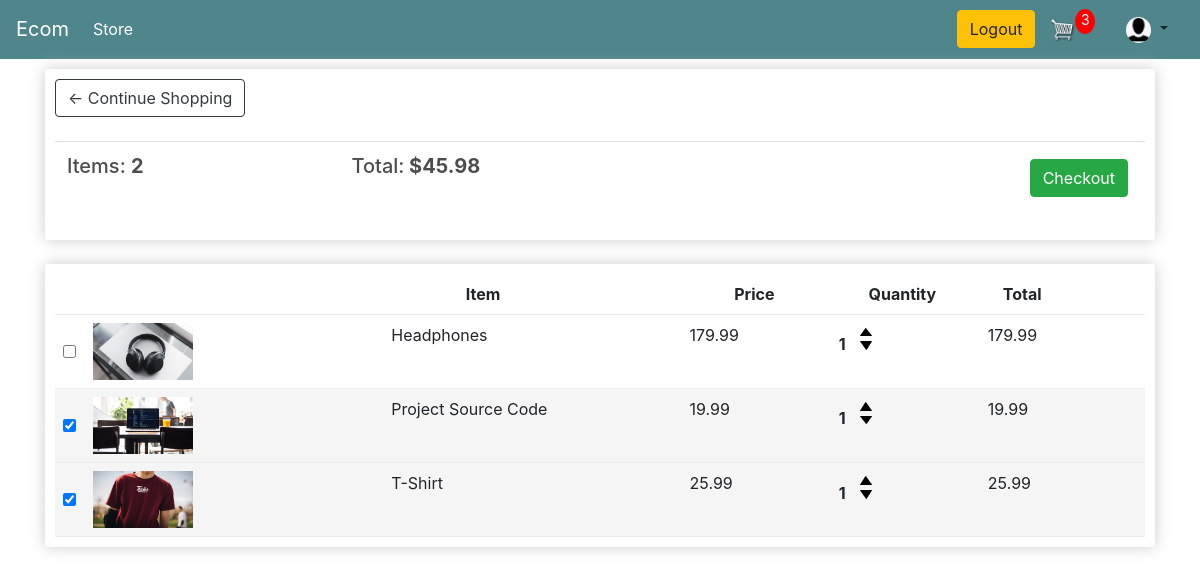
/cart/ (signed in), run on an earlier commit of the app's database.
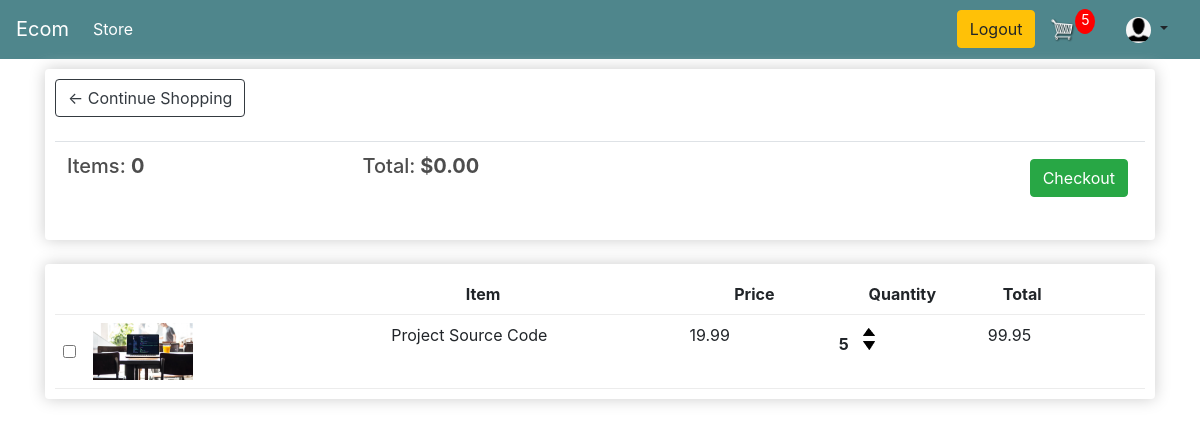
And on a later commit of the database.
### store/models.py (models this page shows, shortened)
class Customer(models.Model):
    id = models.AutoField(primary_key=True)
    user = models.OneToOneField(User, on_delete=models.CASCADE, default='', related_name='customer', null=True)
    name = models.CharField(max_length=200, null=True)
    email = models.EmailField(max_length=200, null=True)
    image = models.ImageField(default = 'default.png', upload_to = "profile_pics")

class Cart(models.Model):
    customer = models.ForeignKey(Customer, on_delete=models.SET_NULL, null=True, blank=True)
    created = models.DateTimeField(auto_now_add=True)
    modified = models.DateTimeField(auto_now=True)
    transaction_id = models.CharField(max_length=100, null=True)
    @property
    def get_cart_total(self):
        cart_items = self.cartitem_set.filter(is_checked = True)
        total = sum([item.get_total for item in cart_items])
        return total
    @property
    def get_all_cart_item_count(self):
        cart_items = self.cartitem_set.all()
        total = sum([item.quantity for item in cart_items])
        return total
    @property
    def get_checked_item_count(self):
        cart_items = self.cartitem_set.filter(is_checked = True)
        total = sum([item.quantity for item in cart_items])
        return total

class CartItem(models.Model):
    product = models.ForeignKey(Product, on_delete=models.SET_NULL, null=True, blank=True)
    cart = models.ForeignKey(Cart, on_delete=models.SET_NULL, null=True, blank=True)
    quantity = models.IntegerField(default=0, null=True, blank=True)
    is_checked = models.BooleanField(default=True)
    date_added = models.DateTimeField(auto_now_add=True)
    @property
    def get_total(self):
        return self.quantity * self.product.price

class Product(models.Model):
    name = models.CharField(max_length=200, null=True)
    price = models.FloatField()
    discount_price = models.FloatField(default=0.0)
    digital = models.BooleanField(default=False, null=True, blank=True)
    image = models.ImageField(null=True, blank=True)
    order_limit = models.IntegerField(default=50)
    @property
    def imageURL(self):
        try:
            url = self.image.url
        except:
            url = ''
        return url

### store/views.py (the view)
# urls.py: path('cart/', store_views.cart, name = 'cart'),
def cart(request):
    cookieData = cartData(request = request)
    noOfCartItems = cookieData['noOfCartItems']
    cart = cookieData['cart']
    items = cookieData['items']
    context={ 'items': items, 'cart': cart, 'noOfCartItems':  noOfCartItems }
    if not request.user.is_authenticated:
        messages.success(request, "Guest Checkout Feature!! You can now order without Login into the site! If all the cart-items are digital, you will not have to give your shipping address also!")
    return render(request, 'store/cart.html', context)

### store/utils.py (called while the page is built)
def cartData(request):
    if request.user.is_authenticated:
        customer = request.user.customer
        cart, created = Cart.objects.get_or_create(customer = customer)
        items = cart.cartitem_set.all()
        noOfCartItems = cart.get_all_cart_item_count
    else:
        cookieData = cookieCart(request = request)
        noOfCartItems = cookieData['noOfCartItems']
        cart = cookieData['cart']
        items = cookieData['items']
    return {
        'noOfCartItems': noOfCartItems,
        'cart': cart,
        'items': items
    }

### templates/store/cart.html (shortened to what this page needs)
{% extends 'store/main.html' %}
{% load static %}
{% block content %}
    <div class="row">
        <div class="col-lg-12">
            <div class="box-element">
                <a  class="btn btn-outline-dark" href="{% url 'store' %}">&#x2190; Continue Shopping</a>
                <br>
                <br>
                <table class="table">
                    <tr>
                        <th><h5>Items: <strong>{{ cart.get_checked_item_count }} </strong></h5></th>
                        <th><h5>Total:<strong> ${{cart.get_cart_total|floatformat:2}} </strong></h5></th>
                        <th>
                            <a id="checkout-button"  style="float:right; margin:5px;" class="btn btn-success" href="{% url 'checkout' %}">Checkout</a>
                        </th>
                    </tr>
                </table>
            </div>
            <br>
            <div class="box-element">
                <div class="cart-row p-2 m-0">
                    <div style="flex:1"></div>
                    <div style="flex:2"></div>
                    <div style="flex:2"><strong>Item</strong></div>
                    <div style="flex:1"><strong>Price</strong></div>
                    <div style="flex:1"><strong>Quantity</strong></div>
                    <div style="flex:1"><strong>Total</strong></div>
                </div>
                {% for item in items %}
                    {% if item.is_checked %}
                    <div class="cart-row p-2 m-0" style="background-color:#f5f5f5;">
                    {% else %}
                    <div class="cart-row p-2 m-0">
                    {% endif %}
                        <div class="form-check form-check-inline">
                            {% if item.is_checked %}
                                <input  data-product={{item.product.id}} data-action="check-uncheck" class="form-check-input update-cart checked" type="checkbox" id="id_{{item.product.id}}" value="{{item.product.id}}" checked>
                            {% else %}
                                <input  data-product={{item.product.id}} data-action="check-uncheck" class="form-check-input update-cart" type="checkbox" id="id_{{item.product.id}}" value="{{item.product.id}}">
                            {% endif %}
                        </div>
                        <div style="flex:2"><img class="row-image" src="{{item.product.imageURL}}"></div>
                        <div style="flex:2"><p>{{item.product.name}}</p></div>
                        <div style="flex:1"><p>{{item.product.price|floatformat:2}} </p></div>
                        <div style="flex:1">
                            <p class="quantity">{{item.quantity}}</p>
                            <div class="quantity">
                                <img data-product={{item.product.id}} data-action="add"  class="chg-quantity update-cart" src="{% static  'images/arrow-up.png' %}">
                                <img data-product={{item.product.id}} data-action="remove"  class="chg-quantity update-cart" src="{% static  'images/arrow-down.png' %}">
                            </div>
                        </div>
                        <div style="flex:1"><p>{{item.get_total|floatformat:2}} </p></div>
                    </div>
                {% endfor %}
        </div>
    </div>
    <link rel="stylesheet" href="https://cdn.jsdelivr.net/npm/pixeden-stroke-7-icon@1.2.3/pe-icon-7-stroke/dist/pe-icon-7-stroke.min.css">
    <link href="https://cdn.jsdelivr.net/npm/bootstrap@4.4.1/dist/css/bootstrap.min.css" rel="stylesheet">
{% endblock content %}

### templates/store/main.html (shortened to what this page needs)
<!DOCTYPE html>
{% load static %}
<html>
    <head>
           <link rel="stylesheet" href="https://stackpath.bootstrapcdn.com/bootstrap/4.4.1/css/bootstrap.min.css">
           <link rel="stylesheet" type="text/css" href="{% static 'css/main.css' %}">
            <link href="https://cdn.jsdelivr.net/npm/bootstrap@4.4.1/dist/css/bootstrap.min.css" rel="stylesheet">
            <link rel="stylesheet" href="https://cdn.jsdelivr.net/npm/pixeden-stroke-7-icon@1.2.3/pe-icon-7-stroke/dist/pe-icon-7-stroke.min.css">
    </head>
    <body>
        <nav class="navbar navbar-expand-lg navbar-dark bg-dark" style="background-color:#4f868c !important">
            <a class="navbar-brand" href="{% url 'store' %}">Ecom</a>
            <div class="collapse navbar-collapse" id="navbarSupportedContent">
                <ul class="navbar-nav mr-auto">
                    <li class="nav-item active">
                        <a class="nav-link" href="{% url 'store' %}">Store <span class="sr-only">(current)</span></a>
                    </li>
                </ul>
                <div class="form-inline my-2 my-lg-0">
                    {% if user.is_authenticated %}
                        <a href={%url 'logout'%} class="btn btn-warning">Logout</a>
                    {% else %}
                        <a href={%url 'login'%} class="btn btn-warning mr-3">Login</a>
                        {% comment %} <a class="nav-item nav-link" href={%url 'login'%}>Login</a> {% endcomment %}
                        <a href={%url 'register'%} class="btn btn-success">Register</a>
                    {% endif %}
                    <a href="{% url 'cart' %}">
                        <img  id="cart-icon" src="{% static 'images/cart.png' %}">
                    </a>
                    <p id="cart-total">{{ noOfCartItems }}</p>
                </div>
                <div class="nav-item dropdown p-0 m-0">
                    <a class="nav-link dropdown-toggle" role="button" data-toggle="dropdown" aria-haspopup="true" aria-expanded="false">
                        <img id="profile-icon" class="rounded-circle article-img" src="{{ request.user.customer.image.url }}">
                    </a>
                </div>
            </div>
        </nav>
         <div class="container">
            {% block content %}
            {% endblock content %}
         </div>
    </body>
</html>

### static/css/main.css (style rules this page uses)
body { background-color: hsl(0, 0%, 98%); }
h1,h2,h3,h4,h5,h6 { color:hsl(0, 0%, 30%); }
.box-element { box-shadow:hsl(0, 0%, 80%) 0 0 16px; background-color: #fff; border-radius: 4px; padding: 10px; }
.bg-dark { background-color: #4f868c!important; }
#cart-icon { width:25px; display: inline-block; margin-left: 15px; }
#profile-icon { width:25px; display: inline-block; margin-left: 15px; }
#cart-total { display: block; text-align: center; color:#fff; background-color: red; width: 20px; height: 25px; border-radius: 50%; font-size: 14px; }
.col-lg-4, .col-lg-6, .col-lg-8, .col-lg-12 { margin-top: 10px; }
.btn { border-radius: 0; }
.row-image { width: 100px; }
.cart-row { display: flex; align-items: flex-stretch; padding-bottom: 10px; margin-bottom: 10px; border-bottom: 1px solid #ececec; }
.quantity { display: inline-block; font-weight: 700; padding-right:10px; }
.chg-quantity { width: 12px; cursor: pointer; display: block; margin-top: 5px; transition:.1s; }

What changed in the data, as far as the page shows it:
removed CartItem: product.imageURL (picture), product.name "Headphones", product.price "179.99", quantity "1", get_total "179.99"
removed CartItem: product.imageURL (picture), product.name "T-Shirt", product.price "25.99", quantity "1", get_total "25.99"
computed for Cart: get_checked_item_count "2" → "0"; get_cart_total "45.98" → "0.00"
changed CartItem "Project Source Code": is_checked True → False (drawn); quantity "1" → "5"; get_total "19.99" → "99.95"; product.id "☑" → "☐"
Also different on the page:
{{ noOfCartItems }}: "3" → "5"
